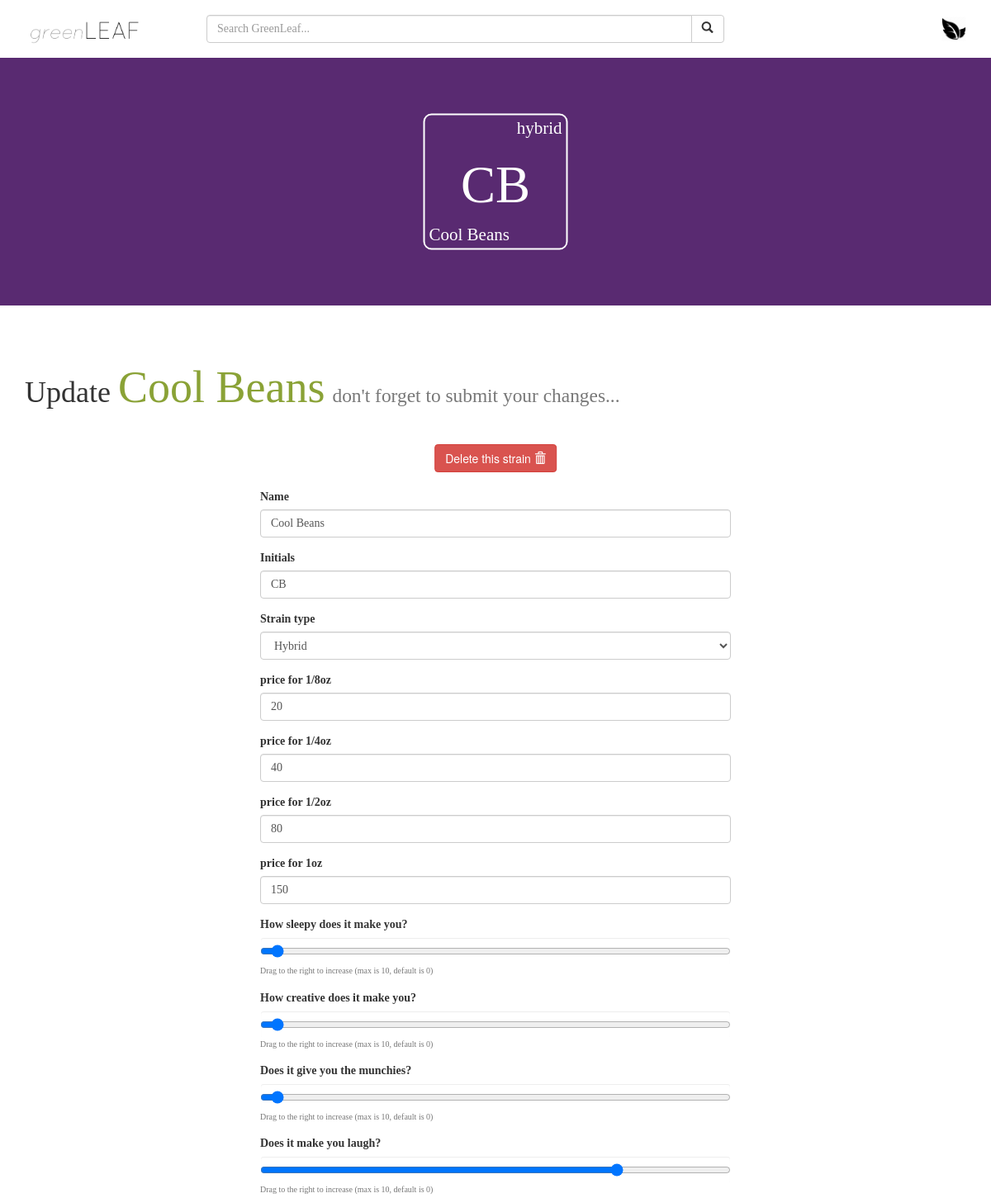
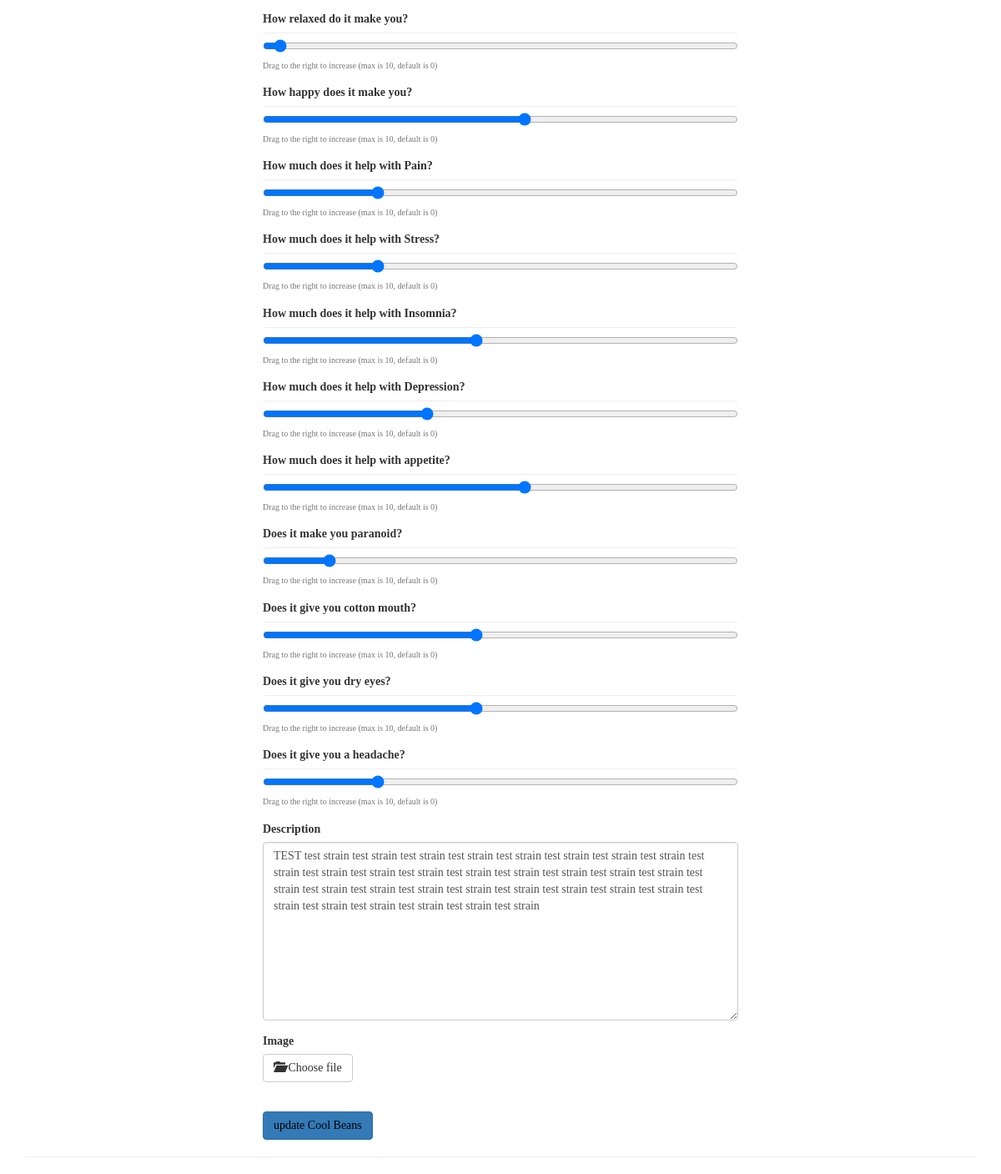
The app's page /user/sebastian/update-strain/new-test/ (signed in) with its own data (2 pictures, top to bottom).
### main_app/models.py (models this page shows, shortened)
class Strain(models.Model):
	user = models.ForeignKey(User)
	slug = models.SlugField(unique=True)
	name = models.CharField(max_length=150)
	initials = models.CharField(max_length=3)
	strain_type_choices = (
		('indica', 'Indica'),
		('sativa', 'Sativa'),
		('hybrid', 'Hybrid'),
	)
	strain_type = models.CharField(
		max_length=6,
		choices=strain_type_choices,
	)
	sleepy = models.IntegerField(
			default=1,
			validators=[
				MaxValueValidator(10),
				MinValueValidator(1)
			]
		)
	creative = models.IntegerField(
		default=1,
		validators=[
			MaxValueValidator(10),
			MinValueValidator(1)
		]
	)
	hungry = models.IntegerField(
		default=1,
		validators=[
			MaxValueValidator(10),
			MinValueValidator(1)
		]
	)
	giggles = models.IntegerField(
		default=1,
		validators=[
			MaxValueValidator(10),
			MinValueValidator(1)
		]
	)
	relaxed = models.IntegerField(
		default=1,
		validators=[
			MaxValueValidator(10),
			MinValueValidator(1)
		]
	)
	happy = models.IntegerField(
		default=1,
		validators=[
			MaxValueValidator(10),
			MinValueValidator(1)
		]
	)
	pain = models.IntegerField(
		default=1,
		validators=[
			MaxValueValidator(10),
			MinValueValidator(1)
		]
	)
	stress = models.IntegerField(
		default=1,
		validators=[
			MaxValueValidator(10),
			MinValueValidator(1)
		]
	)
	insomnia = models.IntegerField(
		default=1,
		validators=[
			MaxValueValidator(10),
			MinValueValidator(1)
		]
	)
	depression = models.IntegerField(
		default=1,
		validators=[
			MaxValueValidator(10),
			MinValueValidator(1)
		]
	)
	lack_of_appetite = models.IntegerField(
		default=1,
		validators=[
			MaxValueValidator(10),
			MinValueValidator(1)
		]
	)
	paranoia = models.IntegerField(
		default=1,
		validators=[
			MaxValueValidator(10),
			MinValueValidator(1)
		]
	)
	cotton_mouth = models.IntegerField(
		default=1,
		validators=[
			MaxValueValidator(10),
			MinValueValidator(1)
		]
	)
	dry_eyes = models.IntegerField(
		default=1,
		validators=[
			MaxValueValidator(10),
			MinValueValidator(1)
		]
	)
	headache = models.IntegerField(
		default=1,
		validators=[
			MaxValueValidator(10),
			MinValueValidator(1)
		]
	)
	eighth_price = models.IntegerField(
		default=0,
	)
	quarter_price = models.IntegerField(
		default=0,
	)
	half_price = models.IntegerField(
		default=0,
	)
	ounce_price = models.IntegerField(
		default=0,
	)
	description = models.TextField(blank=False)
	likes = models.IntegerField(default=0)
	image = models.ImageField(upload_to='strain_images', blank=True)
	timestamp = models.DateTimeField(auto_now_add=True)

### main_app/views.py (the view)
# urls.py: url(r'^user/(\w+)/update-strain/(?P<slug>[\w-]+)/$', views.update_strain, name="update-strain"),
def update_strain(request, slug):
	strain = get_object_or_404(Strain, slug=slug)
	instance = get_object_or_404(Strain, slug=slug)
	form = StrainForm(request.POST or None, instance=instance)
	if form.is_valid():
		instance = form.save(commit=False)
		instance.user = request.user
		instance.save()
		messages.success(request, 'You have updated your Strain!')
		return redirect('profile', instance.user)
	context = {
		'strain': strain,
		'form': form,
	}
	return render(request, 'update-strain.html', context)

### main_app/templates/update-strain.html (shortened to what this page needs)
{% extends 'base.html' %}
{% load staticfiles %}
{% load bootstrap3 %}
{% block content %}
	{% if strain.strain_type == 'indica' %}
	<div class="jumbotron {{strain.strain_type}}-banner">
		<div class="strain-banner">
			<p>{{ strain.strain_type }}</p>
			<h1>{{ strain.initials }}</h1>
			<p>{{ strain.name }}</p>
		</div>
	</div>
	{% elif strain.strain_type == 'hybrid' %}
	<div class="jumbotron {{strain.strain_type}}-banner">
		<div class="strain-banner">
			<p>{{ strain.strain_type }}</p>
			<h1>{{ strain.initials }}</h1>
			<p>{{ strain.name }}</p>
		</div>
	</div>
	{% endif %}
	<div class="row">
		<div class="container">
			<div class="page-header">
				<h1>Update <span class="update-strain-span">{{strain.name}}</span> <small>don't forget to submit your changes...</small></h1>
			</div>
			<button type="button" id="delete-btn" class="btn btn-danger">
				Delete this strain <span class="glyphicon glyphicon-trash"></span>
			</button>
			<br/><br/>
			<form class="update-strain-form" action="" method="post" enctype="multipart/form-data">
				{% bootstrap_form form %}
				<br/>
				<button class="btn btn-primary" type="submit" value="submit"><a href="{% url 'delete' user.username %}">update {{strain.name}}</a></button>
			</form>
			<hr/>
		</div>
	</div>
{% endblock %}

### main_app/static/css/styles.css (style rules this page uses)
html { overflow-x: hidden; }
.page-header { border-bottom: none; }
h1 { font-family: montserrat-bold; }
p, li, form { font-family: quicksand; }
a { color: #000; }
input { border-radius: 5px; }
.helptext { font-size: 10px; }
.hybrid-banner { height: 300px; background: #592A71; }
.strain-banner { position: relative; left: 50%; top: 50%; transform: translate(-50%, -50%); width: 175px; height: 165px; border: 2px solid white; border-radius: 10px; color: white; }
.strain-banner h1 { text-align: center; }
.strain-banner p { padding: 0 5px; text-align: right; }
.strain-banner p:last-of-type { text-align: left; }
form.update-strain-form { width: 50%; position: relative; left: 50%; transform: translate(-50%, 0); }
.page-header span.update-strain-span { font-size: 1.5em; color: #8AA236; }
button#delete-btn.btn.btn-danger { position: relative; left: 50%; transform: translate(-50%, 0); }

### records on screen
Strain: strain_type "hybrid", initials "CB", name "Cool Beans", strain_type "Hybrid", eighth_price "20", quarter_price "40", half_price "80", ounce_price "150", giggles "8", happy "6", pain "3", stress "3", insomnia "5", depression "4", lack_of_appetite "6", paranoia "2", cotton_mouth "5", dry_eyes "5", headache "3", description "TEST test strain test strain test strain test strain test strain test strain test strain test strain test strain test strain test strain test strain test strain test strain test strain test strain test strain test strain test strain test strain test strain test strain test strain test strain test strain test strain test strain test strain test strain test strain test strain test strain"
